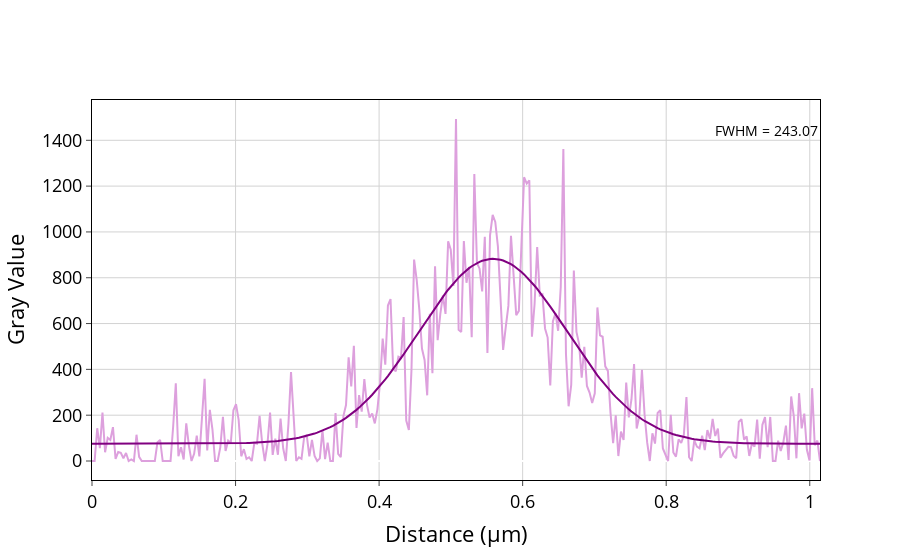
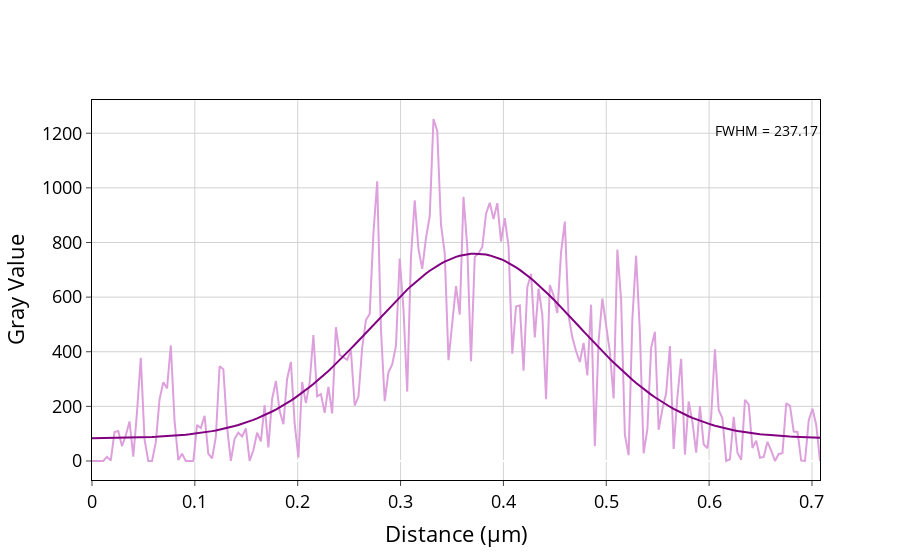
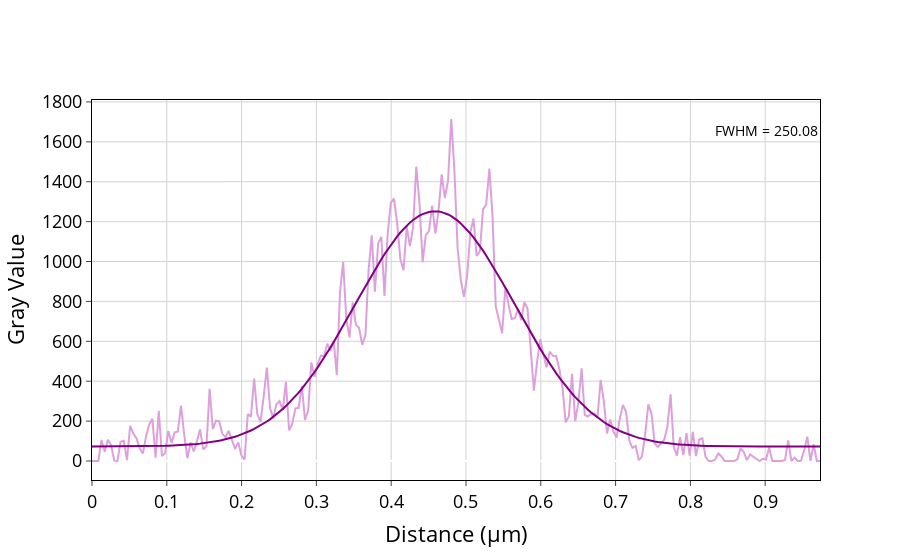
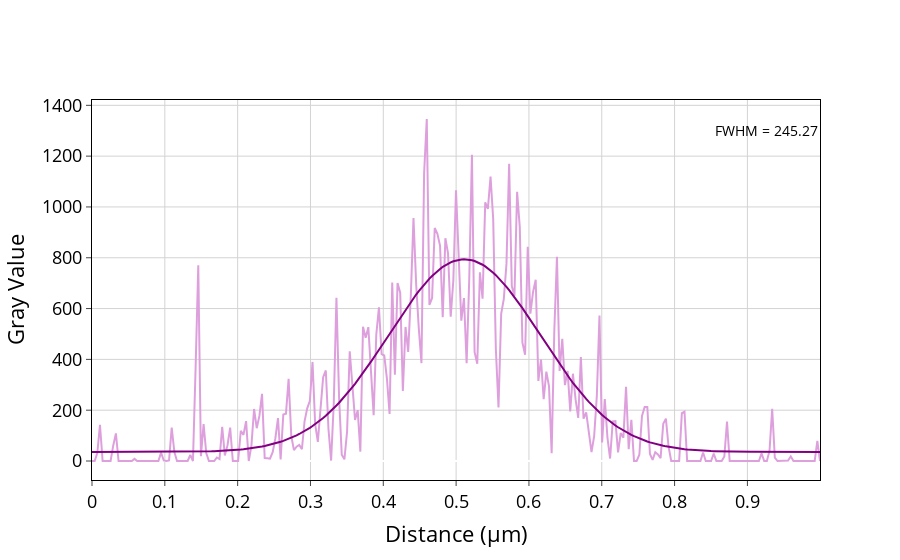

Notebook code for these charts, in order:
### Code cell
for i in range(1, 11):
    plot_and_resolution_v(i)
    print(i)

### Figure 1 — Plotly figure (JSON) as saved in the notebook; plotly's stock layout.template omitted (floating-point values rounded to 4 significant figures; data arrays with more than 128 entries replaced by an {"elided": "..."} marker saying what was removed)
{"data": [{"hoverinfo": "skip", "line": {"color": "plum"}, "mode": "lines", "showlegend": false, "type": "scatter", "x": {"elided": "279 float values"}, "y": {"elided": "279 float values"}}, {"marker": {"color": "purple"}, "mode": "lines", "showlegend": false, "type": "scatter", "x": {"elided": "279 float values"}, "y": {"elided": "279 float values"}}], "layout": {"annotations": [{"align": "right", "font": {"color": "black", "size": 14}, "showarrow": false, "text": "FWHM = 243.07", "x": 1.014, "xanchor": "right", "y": 1493, "yanchor": "top"}], "font": {"color": "Black", "size": 18}, "plot_bgcolor": "white", "xaxis": {"gridcolor": "lightgrey", "linecolor": "black", "mirror": true, "showline": true, "ticks": "outside", "title": {"text": "Distance (μm)"}}, "yaxis": {"gridcolor": "lightgrey", "linecolor": "black", "mirror": true, "showline": true, "ticks": "outside", "title": {"text": "Gray Value"}}}}

### Figure 2 — Plotly figure (JSON) as saved in the notebook; plotly's stock layout.template omitted (floating-point values rounded to 4 significant figures; data arrays with more than 128 entries replaced by an {"elided": "..."} marker saying what was removed)
{"data": [{"hoverinfo": "skip", "line": {"color": "plum"}, "mode": "lines", "showlegend": false, "type": "scatter", "x": {"elided": "195 float values"}, "y": {"elided": "195 float values"}}, {"marker": {"color": "purple"}, "mode": "lines", "showlegend": false, "type": "scatter", "x": {"elided": "195 float values"}, "y": {"elided": "195 float values"}}], "layout": {"annotations": [{"align": "right", "font": {"color": "black", "size": 14}, "showarrow": false, "text": "FWHM = 237.17", "x": 0.7078, "xanchor": "right", "y": 1252.0, "yanchor": "top"}], "font": {"color": "Black", "size": 18}, "plot_bgcolor": "white", "xaxis": {"gridcolor": "lightgrey", "linecolor": "black", "mirror": true, "showline": true, "ticks": "outside", "title": {"text": "Distance (μm)"}}, "yaxis": {"gridcolor": "lightgrey", "linecolor": "black", "mirror": true, "showline": true, "ticks": "outside", "title": {"text": "Gray Value"}}}}

### Figure 3 — Plotly figure (JSON) as saved in the notebook; plotly's stock layout.template omitted (floating-point values rounded to 4 significant figures; data arrays with more than 128 entries replaced by an {"elided": "..."} marker saying what was removed)
{"data": [{"hoverinfo": "skip", "line": {"color": "plum"}, "mode": "lines", "showlegend": false, "type": "scatter", "x": {"elided": "230 float values"}, "y": {"elided": "230 float values"}}, {"marker": {"color": "purple"}, "mode": "lines", "showlegend": false, "type": "scatter", "x": {"elided": "230 float values"}, "y": {"elided": "230 float values"}}], "layout": {"annotations": [{"align": "right", "font": {"color": "black", "size": 14}, "showarrow": false, "text": "FWHM = 250.08", "x": 0.9733, "xanchor": "right", "y": 1715.0, "yanchor": "top"}], "font": {"color": "Black", "size": 18}, "plot_bgcolor": "white", "xaxis": {"gridcolor": "lightgrey", "linecolor": "black", "mirror": true, "showline": true, "ticks": "outside", "title": {"text": "Distance (μm)"}}, "yaxis": {"gridcolor": "lightgrey", "linecolor": "black", "mirror": true, "showline": true, "ticks": "outside", "title": {"text": "Gray Value"}}}}

### Figure 4 — Plotly figure (JSON) as saved in the notebook; plotly's stock layout.template omitted (floating-point values rounded to 4 significant figures; data arrays with more than 128 entries replaced by an {"elided": "..."} marker saying what was removed)
{"data": [{"hoverinfo": "skip", "line": {"color": "plum"}, "mode": "lines", "showlegend": false, "type": "scatter", "x": {"elided": "275 float values"}, "y": {"elided": "275 float values"}}, {"marker": {"color": "purple"}, "mode": "lines", "showlegend": false, "type": "scatter", "x": {"elided": "275 float values"}, "y": {"elided": "275 float values"}}], "layout": {"annotations": [{"align": "right", "font": {"color": "black", "size": 14}, "showarrow": false, "text": "FWHM = 245.27", "x": 0.9997, "xanchor": "right", "y": 1346.0, "yanchor": "top"}], "font": {"color": "Black", "size": 18}, "plot_bgcolor": "white", "xaxis": {"gridcolor": "lightgrey", "linecolor": "black", "mirror": true, "showline": true, "ticks": "outside", "title": {"text": "Distance (μm)"}}, "yaxis": {"gridcolor": "lightgrey", "linecolor": "black", "mirror": true, "showline": true, "ticks": "outside", "title": {"text": "Gray Value"}}}}
